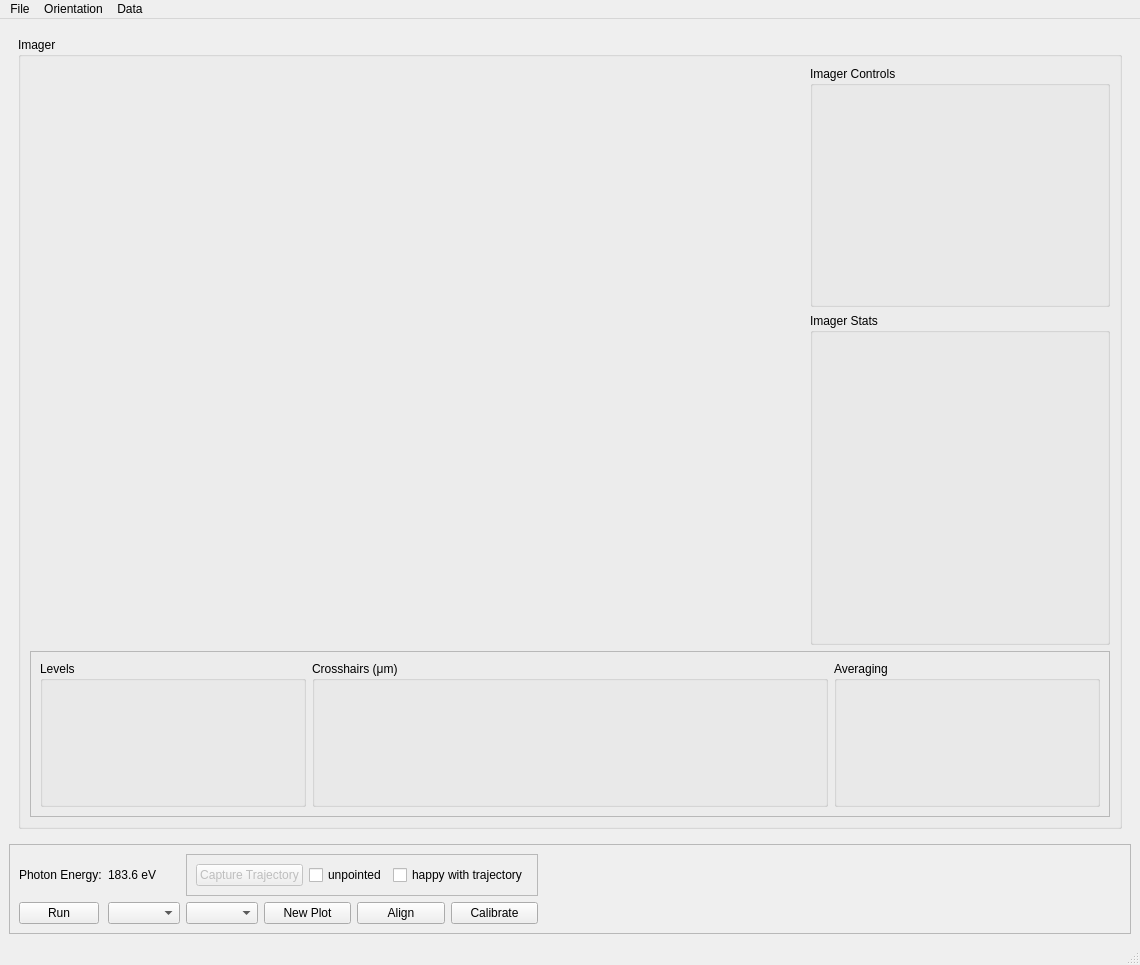
<?xml version="1.0" encoding="UTF-8"?>
<ui version="4.0">
 <class>MainWindow</class>
 <widget class="QMainWindow" name="MainWindow">
  <property name="enabled">
   <bool>true</bool>
  </property>
  <property name="geometry">
   <rect>
    <x>0</x>
    <y>0</y>
    <width>1140</width>
    <height>965</height>
   </rect>
  </property>
  <property name="windowTitle">
   <string>Beam Alignment</string>
  </property>
  <property name="iconSize">
   <size>
    <width>20</width>
    <height>20</height>
   </size>
  </property>
  <widget class="QWidget" name="centralwidget">
   <layout class="QGridLayout" name="gridLayout">
    <item row="1" column="0">
     <widget class="QFrame" name="frame_5">
      <property name="frameShape">
       <enum>QFrame::StyledPanel</enum>
      </property>
      <property name="frameShadow">
       <enum>QFrame::Raised</enum>
      </property>
      <layout class="QGridLayout" name="gridLayout_9">
       <item row="1" column="0">
        <widget class="QPushButton" name="runButton">
         <property name="sizePolicy">
          <sizepolicy hsizetype="Fixed" vsizetype="Fixed">
           <horstretch>0</horstretch>
           <verstretch>0</verstretch>
          </sizepolicy>
         </property>
         <property name="maximumSize">
          <size>
           <width>16777215</width>
           <height>27</height>
          </size>
         </property>
         <property name="text">
          <string>Run</string>
         </property>
        </widget>
       </item>
       <item row="0" column="2" colspan="4">
        <widget class="QFrame" name="frame_6">
         <property name="minimumSize">
          <size>
           <width>0</width>
           <height>40</height>
          </size>
         </property>
         <property name="frameShape">
          <enum>QFrame::StyledPanel</enum>
         </property>
         <property name="frameShadow">
          <enum>QFrame::Raised</enum>
         </property>
         <layout class="QGridLayout" name="gridLayout_10">
          <item row="0" column="1">
           <widget class="QCheckBox" name="unhappyCheckBox">
            <property name="text">
             <string>unpointed</string>
            </property>
           </widget>
          </item>
          <item row="0" column="2">
           <widget class="QCheckBox" name="happyCheckBox">
            <property name="text">
             <string>happy with trajectory</string>
            </property>
           </widget>
          </item>
          <item row="0" column="0">
           <widget class="QPushButton" name="trajectoryButton">
            <property name="enabled">
             <bool>false</bool>
            </property>
            <property name="text">
             <string>Capture Trajectory</string>
            </property>
           </widget>
          </item>
         </layout>
        </widget>
       </item>
       <item row="0" column="0">
        <widget class="QLabel" name="label_5">
         <property name="text">
          <string>Photon Energy:</string>
         </property>
        </widget>
       </item>
       <item row="1" column="8">
        <spacer name="horizontalSpacer">
         <property name="orientation">
          <enum>Qt::Horizontal</enum>
         </property>
         <property name="sizeHint" stdset="0">
          <size>
           <width>40</width>
           <height>20</height>
          </size>
         </property>
        </spacer>
       </item>
       <item row="0" column="1">
        <widget class="PyDMLabel" name="photonEnergyLabel">
         <property name="toolTip">
          <string/>
         </property>
         <property name="text">
          <string>183.6 eV</string>
         </property>
         <property name="buddy">
          <cstring></cstring>
         </property>
         <property name="precision" stdset="0">
          <number>1</number>
         </property>
         <property name="showUnits" stdset="0">
          <bool>true</bool>
         </property>
         <property name="precisionFromPV" stdset="0">
          <bool>false</bool>
         </property>
         <property name="channel" stdset="0">
          <string>ca://PMPS:KFE:PE:UND:CurrentPhotonEnergy_RBV</string>
         </property>
        </widget>
       </item>
       <item row="1" column="7">
        <widget class="QLabel" name="label">
         <property name="sizePolicy">
          <sizepolicy hsizetype="Preferred" vsizetype="Fixed">
           <horstretch>0</horstretch>
           <verstretch>0</verstretch>
          </sizepolicy>
         </property>
         <property name="minimumSize">
          <size>
           <width>200</width>
           <height>0</height>
          </size>
         </property>
         <property name="maximumSize">
          <size>
           <width>16777215</width>
           <height>25</height>
          </size>
         </property>
         <property name="text">
          <string/>
         </property>
        </widget>
       </item>
       <item row="1" column="1">
        <widget class="QComboBox" name="lineComboBox">
         <property name="currentText">
          <string/>
         </property>
        </widget>
       </item>
       <item row="1" column="2">
        <widget class="QComboBox" name="imagerComboBox">
         <property name="sizePolicy">
          <sizepolicy hsizetype="Fixed" vsizetype="Fixed">
           <horstretch>0</horstretch>
           <verstretch>0</verstretch>
          </sizepolicy>
         </property>
        </widget>
       </item>
       <item row="1" column="3">
        <widget class="QPushButton" name="plotButton">
         <property name="text">
          <string>New Plot</string>
         </property>
        </widget>
       </item>
       <item row="1" column="4">
        <widget class="QPushButton" name="alignmentButton">
         <property name="text">
          <string>Align</string>
         </property>
        </widget>
       </item>
       <item row="1" column="5">
        <widget class="QPushButton" name="calibrateButton">
         <property name="text">
          <string>Calibrate</string>
         </property>
        </widget>
       </item>
      </layout>
     </widget>
    </item>
    <item row="0" column="0">
     <widget class="QFrame" name="frame">
      <layout class="QGridLayout" name="gridLayout_4">
       <item row="0" column="0">
        <widget class="QGroupBox" name="imageGroupBox">
         <property name="sizePolicy">
          <sizepolicy hsizetype="Expanding" vsizetype="Expanding">
           <horstretch>0</horstretch>
           <verstretch>0</verstretch>
          </sizepolicy>
         </property>
         <property name="title">
          <string>Imager</string>
         </property>
         <layout class="QGridLayout" name="gridLayout_2">
          <item row="0" column="1">
           <widget class="QGroupBox" name="groupBox_2">
            <property name="sizePolicy">
             <sizepolicy hsizetype="Preferred" vsizetype="Preferred">
              <horstretch>0</horstretch>
              <verstretch>0</verstretch>
             </sizepolicy>
            </property>
            <property name="minimumSize">
             <size>
              <width>300</width>
              <height>0</height>
             </size>
            </property>
            <property name="maximumSize">
             <size>
              <width>400</width>
              <height>16777215</height>
             </size>
            </property>
            <property name="title">
             <string>Imager Controls</string>
            </property>
            <layout class="QVBoxLayout" name="verticalLayout_4">
             <item>
              <widget class="ImagerControls" name="imagerControls" native="true">
               <property name="minimumSize">
                <size>
                 <width>0</width>
                 <height>200</height>
                </size>
               </property>
              </widget>
             </item>
            </layout>
           </widget>
          </item>
          <item row="1" column="1" rowspan="2">
           <widget class="QGroupBox" name="groupBox_3">
            <property name="minimumSize">
             <size>
              <width>300</width>
              <height>300</height>
             </size>
            </property>
            <property name="maximumSize">
             <size>
              <width>400</width>
              <height>16777215</height>
             </size>
            </property>
            <property name="title">
             <string>Imager Stats</string>
            </property>
            <layout class="QVBoxLayout" name="verticalLayout_5">
             <item>
              <widget class="ImagerStats" name="imagerStats" native="true">
               <property name="minimumSize">
                <size>
                 <width>0</width>
                 <height>256</height>
                </size>
               </property>
              </widget>
             </item>
            </layout>
           </widget>
          </item>
          <item row="3" column="0" colspan="2">
           <widget class="QFrame" name="frame">
            <property name="frameShape">
             <enum>QFrame::StyledPanel</enum>
            </property>
            <property name="frameShadow">
             <enum>QFrame::Raised</enum>
            </property>
            <layout class="QHBoxLayout" name="horizontalLayout_3">
             <item>
              <widget class="QGroupBox" name="levelsGroupBox">
               <property name="minimumSize">
                <size>
                 <width>100</width>
                 <height>100</height>
                </size>
               </property>
               <property name="maximumSize">
                <size>
                 <width>300</width>
                 <height>16777215</height>
                </size>
               </property>
               <property name="title">
                <string>Levels</string>
               </property>
               <layout class="QHBoxLayout" name="horizontalLayout_6">
                <item>
                 <widget class="LevelsWidget" name="levelsWidget" native="true"/>
                </item>
               </layout>
              </widget>
             </item>
             <item>
              <widget class="QGroupBox" name="crosshairGroupBox">
               <property name="minimumSize">
                <size>
                 <width>516</width>
                 <height>135</height>
                </size>
               </property>
               <property name="maximumSize">
                <size>
                 <width>800</width>
                 <height>16777215</height>
                </size>
               </property>
               <property name="title">
                <string>Crosshairs (μm)</string>
               </property>
               <layout class="QHBoxLayout" name="horizontalLayout_7">
                <item>
                 <widget class="CrosshairWidget" name="crosshairsWidget" native="true"/>
                </item>
               </layout>
              </widget>
             </item>
             <item>
              <widget class="QGroupBox" name="groupBox">
               <property name="title">
                <string>Averaging</string>
               </property>
               <layout class="QHBoxLayout" name="horizontalLayout_5">
                <item>
                 <widget class="AverageWidget" name="averageWidget" native="true"/>
                </item>
               </layout>
              </widget>
             </item>
            </layout>
           </widget>
          </item>
          <item row="0" column="0" rowspan="3">
           <widget class="LineoutImage" name="imageWidget" native="true">
            <property name="sizePolicy">
             <sizepolicy hsizetype="Expanding" vsizetype="Preferred">
              <horstretch>0</horstretch>
              <verstretch>0</verstretch>
             </sizepolicy>
            </property>
            <property name="minimumSize">
             <size>
              <width>420</width>
              <height>420</height>
             </size>
            </property>
           </widget>
          </item>
         </layout>
        </widget>
       </item>
      </layout>
     </widget>
    </item>
   </layout>
  </widget>
  <widget class="QMenuBar" name="menubar">
   <property name="geometry">
    <rect>
     <x>0</x>
     <y>0</y>
     <width>1140</width>
     <height>22</height>
    </rect>
   </property>
   <widget class="QMenu" name="menuFile">
    <property name="title">
     <string>File</string>
    </property>
    <addaction name="actionSave"/>
    <addaction name="actionAlignment_Screen"/>
    <addaction name="actionSave_with_hdf5_plugin"/>
    <addaction name="actionPost_to_elog"/>
   </widget>
   <widget class="QMenu" name="menuOrientation">
    <property name="title">
     <string>Orientation</string>
    </property>
    <addaction name="action0"/>
    <addaction name="action90"/>
    <addaction name="action180"/>
    <addaction name="action270"/>
    <addaction name="action0_flip"/>
    <addaction name="action90_flip"/>
    <addaction name="action180_flip"/>
    <addaction name="action270_flip"/>
    <addaction name="actionSave_orientation"/>
   </widget>
   <widget class="QMenu" name="menuData">
    <property name="title">
     <string>Data</string>
    </property>
    <addaction name="actionReset_Plots"/>
    <addaction name="actionSave_Data"/>
    <addaction name="actionSave_Images"/>
   </widget>
   <addaction name="menuFile"/>
   <addaction name="menuOrientation"/>
   <addaction name="menuData"/>
  </widget>
  <widget class="QStatusBar" name="statusbar">
   <property name="enabled">
    <bool>true</bool>
   </property>
  </widget>
  <action name="actionSave">
   <property name="text">
    <string>Save image</string>
   </property>
  </action>
  <action name="actionSave_screenshot">
   <property name="text">
    <string>Save screenshot</string>
   </property>
  </action>
  <action name="actionAlignment_Screen">
   <property name="text">
    <string>Alignment Screen</string>
   </property>
  </action>
  <action name="action0">
   <property name="checkable">
    <bool>true</bool>
   </property>
   <property name="text">
    <string>0</string>
   </property>
  </action>
  <action name="action90">
   <property name="checkable">
    <bool>true</bool>
   </property>
   <property name="text">
    <string>90</string>
   </property>
  </action>
  <action name="action270">
   <property name="checkable">
    <bool>true</bool>
   </property>
   <property name="text">
    <string>270</string>
   </property>
  </action>
  <action name="action0_flip">
   <property name="checkable">
    <bool>true</bool>
   </property>
   <property name="text">
    <string>0 flip</string>
   </property>
  </action>
  <action name="action90_flip">
   <property name="checkable">
    <bool>true</bool>
   </property>
   <property name="text">
    <string>90 flip</string>
   </property>
  </action>
  <action name="action180_flip">
   <property name="checkable">
    <bool>true</bool>
   </property>
   <property name="text">
    <string>180 flip</string>
   </property>
  </action>
  <action name="action270_flip">
   <property name="checkable">
    <bool>true</bool>
   </property>
   <property name="text">
    <string>270 flip</string>
   </property>
  </action>
  <action name="action180">
   <property name="checkable">
    <bool>true</bool>
   </property>
   <property name="text">
    <string>180</string>
   </property>
  </action>
  <action name="actionSave_orientation">
   <property name="text">
    <string>Save orientation</string>
   </property>
  </action>
  <action name="actionSave_with_hdf5_plugin">
   <property name="text">
    <string>Save with hdf5 plugin</string>
   </property>
  </action>
  <action name="actionReset_Plots">
   <property name="text">
    <string>Reset Plots</string>
   </property>
  </action>
  <action name="actionSave_Data">
   <property name="text">
    <string>Save Data</string>
   </property>
  </action>
  <action name="actionSave_Images">
   <property name="text">
    <string>Save Images</string>
   </property>
  </action>
  <action name="actionPost_to_elog">
   <property name="text">
    <string>Post to elog</string>
   </property>
  </action>
 </widget>
 <customwidgets>
  <customwidget>
   <class>PyDMLabel</class>
   <extends>QLabel</extends>
   <header>pydm.widgets.label</header>
  </customwidget>
  <customwidget>
   <class>LineoutImage</class>
   <extends>QWidget</extends>
   <header>PPM_widgets</header>
   <container>1</container>
  </customwidget>
  <customwidget>
   <class>LevelsWidget</class>
   <extends>QWidget</extends>
   <header>PPM_widgets</header>
   <container>1</container>
  </customwidget>
  <customwidget>
   <class>CrosshairWidget</class>
   <extends>QWidget</extends>
   <header>PPM_widgets</header>
   <container>1</container>
  </customwidget>
  <customwidget>
   <class>AverageWidget</class>
   <extends>QWidget</extends>
   <header>PPM_widgets</header>
   <container>1</container>
  </customwidget>
  <customwidget>
   <class>ImagerControls</class>
   <extends>QWidget</extends>
   <header>PPM_widgets</header>
   <container>1</container>
  </customwidget>
  <customwidget>
   <class>ImagerStats</class>
   <extends>QWidget</extends>
   <header>PPM_widgets</header>
   <container>1</container>
  </customwidget>
 </customwidgets>
 <tabstops>
  <tabstop>frame</tabstop>
  <tabstop>runButton</tabstop>
  <tabstop>lineComboBox</tabstop>
 </tabstops>
 <resources/>
 <connections/>
</ui>
